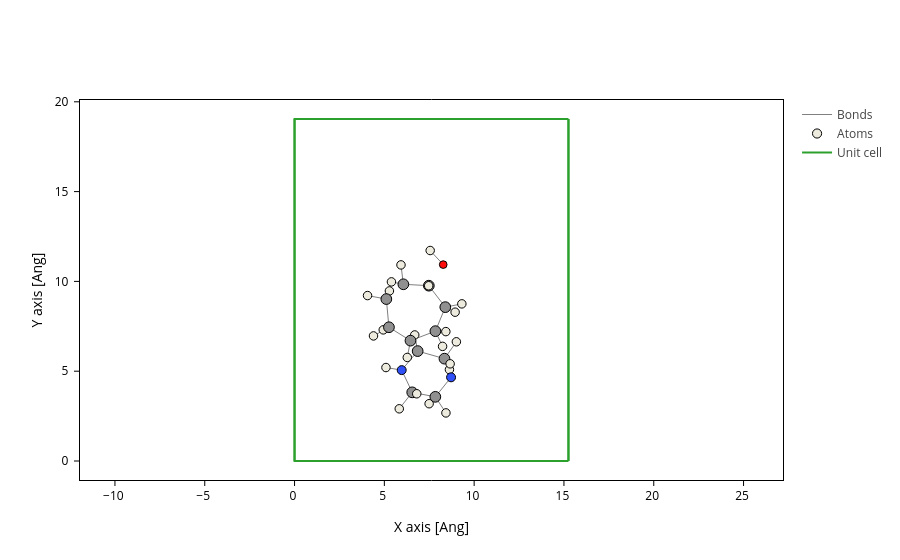

This figure's notebook cell:
### Code cell
molec.plot(axes="xy")

### Figure 1 — Plotly figure (JSON) as saved in the notebook; plotly's stock layout.template omitted (floating-point values rounded to 4 significant figures; data arrays with more than 128 entries replaced by an {"elided": "..."} marker saying what was removed)
{"data": [{"line": {"color": "gray", "width": 1}, "meta": {}, "mode": "lines", "name": "Bonds", "opacity": 1, "type": "scatter", "x": {"elided": "714 float values"}, "y": {"elided": "714 float values"}}, {"marker": {"color": ["#EDEADE", "#EDEADE", "#3050F8", "#909090", "#EDEADE", "#EDEADE", "#3050F8", "#EDEADE", "#909090", "#EDEADE", "#909090", "#EDEADE", "#909090", "#EDEADE", "#EDEADE", "#EDEADE", "#EDEADE", "#909090", "#909090", "#EDEADE", "#909090", "#EDEADE", "#EDEADE", "#EDEADE", "#EDEADE", "#909090", "#EDEADE", "#EDEADE", "#FF0D0D", "#909090", "#909090", "#EDEADE", "#909090", "#EDEADE", "#EDEADE", "#EDEADE"], "line": {"color": "black", "width": 1}, "opacity": 1, "size": [8.48, 8.48, 8.96, 10.72, 8.48, 8.48, 8.96, 8.48, 10.72, 8.48, 10.72, 8.48, 10.72, 8.48, 8.48, 8.48, 8.48, 10.72, 10.72, 8.48, 10.72, 8.48, 8.48, 8.48, 8.48, 10.72, 8.48, 8.48, 7.68, 10.72, 10.72, 8.48, 10.72, 8.48, 8.48, 8.48]}, "meta": {}, "mode": "markers", "name": "Atoms", "opacity": 1, "type": "scatter", "x": [8.623, 7.493, 8.715, 7.839, 6.692, 9.01, 5.966, 8.429, 6.855, 5.83, 8.347, 4.939, 6.552, 5.282, 5.09, 8.662, 8.424, 5.256, 5.11, 6.804, 6.455, 4.064, 9.315, 5.926, 4.396, 7.842, 6.277, 7.552, 8.278, 6.059, 8.394, 8.241, 7.477, 5.395, 8.941, 7.468], "y": [5.087, 3.189, 4.659, 3.573, 7.018, 6.637, 5.061, 2.678, 6.12, 2.906, 5.698, 7.301, 3.823, 9.469, 5.205, 5.411, 7.205, 7.447, 9.016, 3.742, 6.702, 9.211, 8.749, 10.92, 6.964, 7.229, 5.766, 11.72, 10.93, 9.84, 8.566, 6.382, 9.761, 9.973, 8.285, 9.756]}, {"meta": {}, "mode": "lines", "name": "Unit cell", "type": "scatter", "x": [0.0, 0.0, 15.25, 15.25, 0.0, 0.0, NaN, 0.0, 0.0, 0.0, 15.25, 15.25, 0.0, NaN, 15.25, 15.25, NaN, 15.25, 15.25], "y": [0.0, 19.04, 19.04, 19.04, 19.04, 19.04, NaN, 19.04, 0.0, 0.0, 0.0, 0.0, 0.0, NaN, 19.04, 0.0, NaN, 19.04, 0.0]}], "layout": {"scene": {"aspectmode": "data", "xaxis": {"title": {"text": "X axis [Ang]"}}, "yaxis": {"title": {"text": "Y axis [Ang]"}}}, "xaxis": {"scaleanchor": "y", "scaleratio": 1, "title": {"text": "X axis [Ang]"}}, "yaxis": {"title": {"text": "Y axis [Ang]"}}}}
